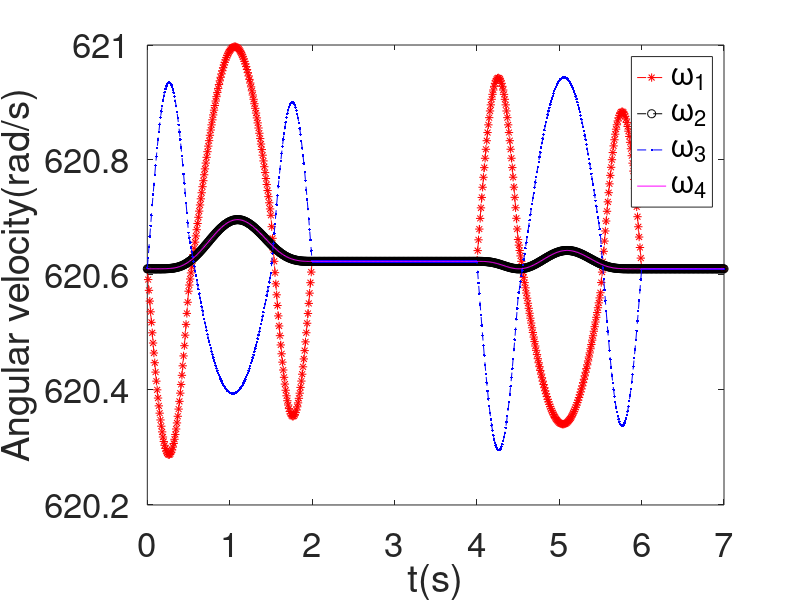
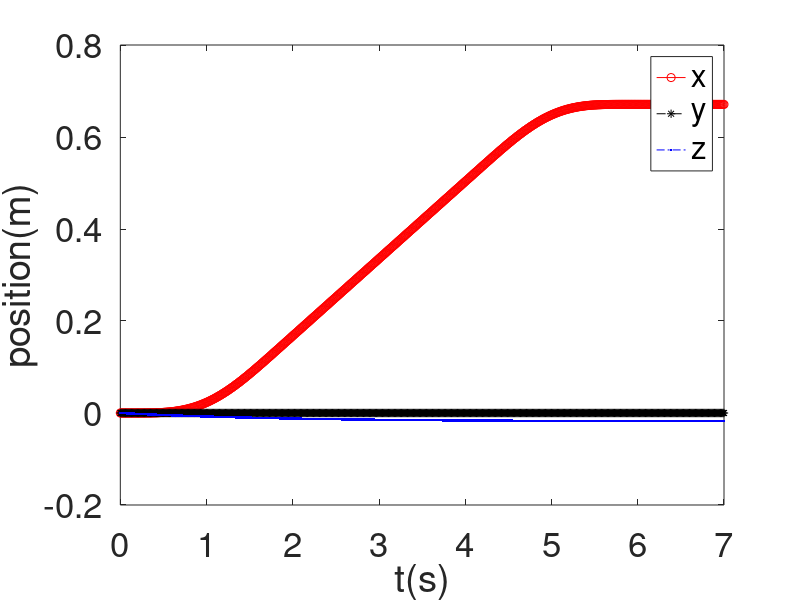
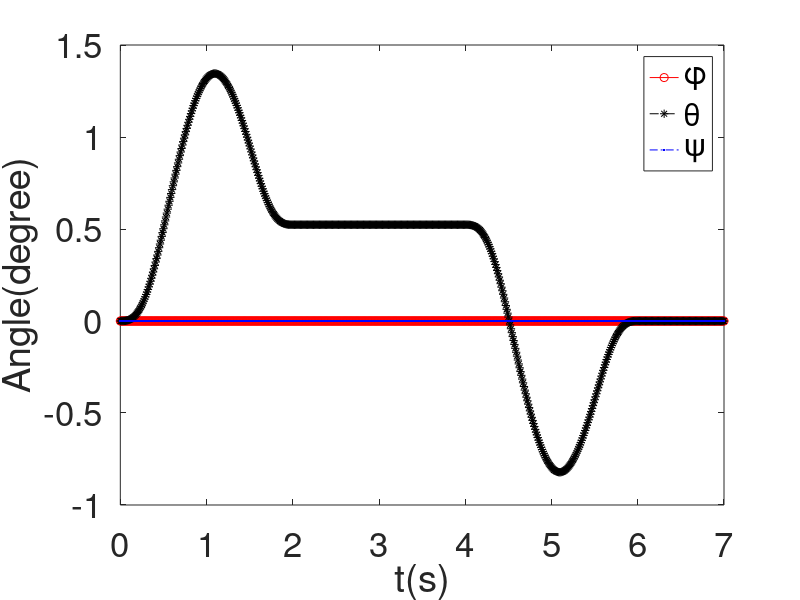

These charts were generated, in order, by the following MATLAB code:
%ME579_project_tracjectory test
%SI unit
function main
clear
clc
%======parameters
%flight control
g=9.81;m=0.468;l=0.225;k=2.980e-6;b=1.14e-7;I_M=3.357e-5;I_xx=4.856e-3;
I_yy=I_xx;I_zz=8.801e-3;A_x=0.25;A_y=0.25;A_z=0.25;

H_hover=2e2;H_drop=0.5e2;a1=5;a2=1;a3=5;a4=5;v1=10;v2=10;v3=20;v4=5;

%initial&final position
x0=0;y0=0;z0=0;x1=500;y1=200;z1=H_hover;z2=H_drop;
a=[a1;a2;a3;a4];v=[v1;v2;v3;v4];dt=0.001;

%======desired trajectory---dksi, ddksi, psi
[dksi,ddksi,psi,tt]=design(x0,y0,z0,x1,y1,z1,z2,a,v,dt);

%inplot(dksi,ddksi,psi,tt)
 
%======thrust & torques 
[thru,tao]=force(dksi,ddksi,psi,tt,m,A_x,A_y,A_z,I_xx,I_yy,I_zz,g,dt);
%thuplot(thru,tao,tt)

%======calculated tracjectory---omega, ksi, psi
[omega,ksi_c,eta_c]=forward(thru,tao,k,l,b,dt,tt);

%======plot
traplot(omega,ksi_c,eta_c,tt);



end

function [dksi,ddksi,psi,tt]=design(x0,y0,z0,x1,y1,z1,z2,a,v,dt)
b=0.5;c=2;tf=2*4*b+c+c/2;
ti=[b,3*b,4*b,4*b+c,5*b+c,7*b+c,8*b+c,tf];

a=1;
tt=[0:dt:tf];
nstep=(tf)/dt+1;
f=zeros(nstep,1);

for i=1:nstep
    if(tt(i)<ti(1))
            f(i)= a*sin(1/b*pi*tt(i));
    elseif(tt(i)>=ti(1)&tt(i)<ti(2))
            f(i)=-a*sin(1/2/b*pi*tt(i)-pi/2);
    elseif(tt(i)>=ti(2)&tt(i)<ti(3))
            f(i)=a*sin(1/b*pi*tt(i)-3*pi);
    elseif(tt(i)>=ti(3)&tt(i)<ti(4))
            f(i)=0;
    elseif(tt(i)>=ti(4)&tt(i)<ti(5))
            f(i)=-a*sin(1/b*pi*(tt(i)-c-4*b));
    elseif(tt(i)>=ti(5)&tt(i)<ti(6))
            f(i)=a*sin(1/2/b*pi*(tt(i)-c-4*b)-pi/2);
    elseif(tt(i)>=ti(6)&tt(i)<ti(7))
            f(i)=-a*sin(1/b*pi*(tt(i)-c-4*b)-3*pi);
    else
            f(i)=0;
    end
end
Jounce=f;
Jerk=intf(Jounce,tt);
Acce=intf(Jerk,tt);
Velo=intf(Acce,tt);
Posi=intf(Velo,tt);


% figure(1)
% plot(tt,Jounce,'r')
% figure(2)
% plot(tt,Jerk,'r')
% figure(3)
% plot(tt,Acce,'r')
% figure(4)
% plot(tt,Velo,'r')
% figure(5)
% plot(tt,Posi,'r')



% dksi=[zeros(1,nstep);Velo'*cos(pi/4);Velo'*cos(pi/4)];
% ddksi=[zeros(1,nstep);Acce'*sin(pi/4);Acce'*sin(pi/4)];

dksi=[Velo';zeros(1,nstep);zeros(1,nstep)];
ddksi=[Acce';zeros(1,nstep);zeros(1,nstep)];

% dksi=[zeros(1,nstep);Velo';zeros(1,nstep)];
% ddksi=[zeros(1,nstep);Acce';zeros(1,nstep)];
psi=zeros(nstep,1);

end
function [thru,tao]=force(dksi,ddksi,psi,tt,m,Ax,Ay,Az,I_xx,I_yy,I_zz,g,dt)
nstep=length(tt);
for i=1:nstep
    d_x=ddksi(1,i)+Ax*dksi(1,i)/m;
    d_y=ddksi(2,i)+Ay*dksi(2,i)/m;
    d_z=ddksi(3,i)+Az*dksi(3,i)/m;
    spsi=sin(psi(i));
    cpsi=cos(psi(i));
    phi(i)=asin((d_x*spsi-d_y*cpsi)/sqrt(d_x^2+d_y^2+(d_z+g)^2));
    theta(i)=atan((d_x*cpsi+d_y*spsi)/(d_z+g));
    
    cphi=cos(phi(i));
    sphi=sin(phi(i));
    ctheta=cos(theta(i));
    stheta=sin(theta(i));
    
    thru(1,i)=m*(d_x*(stheta*cpsi*cphi+spsi*sphi)+d_y*(stheta*spsi*cphi...
        -cpsi*sphi)+(d_z+g)*ctheta*cphi);
end

eta=[phi;theta;psi'];
%deta
deta=zeros(3,nstep);
size(gradient(phi))
    deta(1,:)=gradient(phi)/dt;
    deta(2,:)=gradient(theta)/dt;
    deta(3,:)=gradient(psi)/dt;

%ddeta
ddeta=zeros(3,nstep);

    ddeta(1,:)=gradient(deta(1,:))/dt;
    ddeta(2,:)=gradient(deta(2,:))/dt;
    ddeta(3,:)=gradient(deta(3,:))/dt;

    
%     figure(7)
%     plot(tt,eta(1,:),'r')
%     hold on
%     plot(tt,eta(2,:),'k')
%     plot(tt,eta(3,:),'b')
%     legend('\phi','\theta','\psi')
% %     
%     figure(8)
%     plot(tt,deta(1,:),'r')
%     hold on
%     plot(tt,deta(2,:),'k')
%     plot(tt,deta(3,:),'b')
%     
%     figure(9)
%     plot(tt,ddeta(1,:),'r')
%     hold on
%     plot(tt,ddeta(2,:),'k')
%     plot(tt,ddeta(3,:),'b')
    
    
    [J,Ceta]=JC(eta,deta,ddeta,I_xx,I_yy,I_zz);
    
    tao=J*ddeta+Ceta*deta;
    
%          figure(9)
%      plot(tt,tao(1,:),'r')
%      hold on
%      plot(tt,tao(2,:),'k')
%      plot(tt,tao(3,:),'b')
%      plot(tt(1:100:nstep),I_xx*ddeta(1,1:100:nstep),'o')
%      legend('\tau_1','\tau_2','\tau_3')
    
end
function [omega,ksi,eta]=forward(thru,tao,k,l,b,dt,tt)
%==========================================================================
g=9.81;m=0.468;I_M=3.357e-5;I_xx=4.856e-3;
I_yy=I_xx;I_zz=8.801e-3;A_x=0.25;A_y=0.25;A_z=0.25;

R=@(eta) [cos(eta(3))*cos(eta(2)),cos(eta(3))*sin(eta(2))*sin(eta(1))-sin(eta(3))*...
  cos(eta(1)),cos(eta(3))*sin(eta(2))*cos(eta(1))+sin(eta(3))*sin(eta(1));sin(eta(3))...
  *cos(eta(2)),sin(eta(3))*sin(eta(2))*sin(eta(1))+cos(eta(3))*cos(eta(1)),sin(eta(3))...
  *sin(eta(2))*cos(eta(1))-cos(eta(3))*sin(eta(1));-sin(eta(2)),cos(eta(2))*sin(eta(1))...
  ,cos(eta(2))*cos(eta(1))]; %rotation matrix 

W_eta=@(eta)[1,0,-sin(eta(2));0,cos(eta(1)),cos(eta(2))*sin(eta(1));...
    0,-sin(eta(1)),cos(eta(2))*cos(eta(1))];

I=diag([I_xx,I_yy,I_zz]);

J=@(eta) W_eta(eta)'*I*W_eta(eta);

C=@(eta,deta)[0,(I_yy-I_zz)*(deta(2)*cos(eta(1))*sin(eta(1))+deta(3)*...
    sin(eta(1))^2*cos(eta(2)))+(I_zz-I_yy)*deta(3)*cos(eta(1))^2*...
    cos(eta(2))-I_xx*deta(3)*cos(eta(2)),(I_zz-I_yy)*deta(3)*cos(eta(1))*...
    sin(eta(1))*cos(eta(2))^2;(I_zz-I_yy)*(deta(2)*cos(eta(1))*sin(eta(1))...
    +deta(3)*sin(eta(1))^2*cos(eta(2)))+(I_yy-I_zz)*deta(3)*cos(eta(1))^2*...
    cos(eta(2))+I_xx*deta(3)*cos(eta(2)),(I_zz-I_yy)*deta(1)*cos(eta(1))*...
    sin(eta(1)),-I_xx*deta(3)*sin(eta(2))*cos(eta(2))+I_yy*deta(3)*...
    sin(eta(1))^2*sin(eta(2))*cos(eta(2))+I_zz*deta(3)*cos(eta(1))^2*...
    sin(eta(2))*cos(eta(2));(I_yy-I_zz)*deta(3)*cos(eta(2))^2*sin(eta(1))...
    *cos(eta(1))-I_xx*deta(2)*cos(eta(2)),(I_zz-I_yy)*(deta(2)*cos(eta(1))...
    *sin(eta(1))*sin(eta(2))+deta(1)*sin(eta(1))^2*cos(eta(2)))+(I_yy-I_zz)*...
    deta(1)*cos(eta(1))^2*cos(eta(2))+I_xx*deta(3)*sin(eta(2))*cos(eta(2))-...
    I_yy*deta(3)*sin(eta(1))^2*sin(eta(2))*cos(eta(2))-I_zz*deta(3)*...
    cos(eta(1))^2*sin(eta(2))*cos(eta(2)),(I_yy-I_zz)*deta(1)*cos(eta(1))*...
    sin(eta(1))*cos(eta(2))^2-I_yy*deta(2)*sin(eta(1))^2*cos(eta(2))*...
    sin(eta(2))-I_zz*deta(2)*cos(eta(1))^2*cos(eta(2))*sin(eta(2))+...
    I_xx*deta(2)*cos(eta(2))*sin(eta(2))]; %Coriolis term


T_B=@(omega)[0;0;k*sum(omega.^2)]; %force
TB=@(omega) k*sum(omega.^2);
RTB=@(eta)[cos(eta(3))*sin(eta(2))*cos(eta(1))+sin(eta(3))*sin(eta(1));...
    sin(eta(3))*sin(eta(2))*cos(eta(1))-cos(eta(3))*sin(eta(1));...
    cos(eta(2))*cos(eta(1))];

tau_B=@(omega,domega)[l*k*(-omega(2)^2+omega(4)^2);l*k*(-omega(1)^2+omega(3)^2);...
    b*(omega(1)^2-omega(2)^2+omega(3)^2-omega(4)^2)+I_M*(domega(1)-domega(2)+...
    domega(3)-domega(4))]; %torque

ddksi=@(eta,omega,dksi)(-g*[0;0;1]+RTB(eta)*TB(omega)/m-1/m*diag([A_x,A_y,A_z])*dksi);
ddeta=@(eta,deta,omega,domega) inv(J(eta))*(tau_B(omega,domega)-C(eta,deta)*deta);
%==========================================================================

nstep=length(thru);
%omega
omega(1,:)=(thru(1,:)/4/k-tao(2,:)/2/k/l-tao(3,:)/4/b).^(1/2); 
omega(2,:)=(thru(1,:)/4/k-tao(1,:)/2/k/l+tao(3,:)/4/b).^(1/2);
omega(3,:)=(thru(1,:)/4/k+tao(2,:)/2/k/l-tao(3,:)/4/b).^(1/2);
omega(4,:)=(thru(1,:)/4/k+tao(1,:)/2/k/l+tao(3,:)/4/b).^(1/2);

%domega
domega=zeros(4,nstep);
for i=1:4
   domega(i,:)=gradient(omega(i,:))/dt; 
end


 eta_i=zeros(3,1);
 deta_i=zeros(3,1);
 omega_i=zeros(4,1);
 domega_i=zeros(4,1);
 ksi_i=zeros(3,1);
 dksi_i=zeros(3,1);
 ii=0;
 
[eta,ksi,deta,dksi,ddksii,RTBi]=propogate(nstep,eta_i,deta_i,omega_i,domega_i,ksi_i,dksi_i,ddeta,ddksi,RTB,dt,omega,domega,ii);

%  figure(20)
%  plot(tt(1:100:nstep),ddksii(1,1:100:nstep),'r*--')
%  hold on
%  plot(tt(1:100:nstep),ddksii(2,1:100:nstep),'ko--')
%  plot(tt(1:100:nstep),ddksii(3,1:100:nstep),'b.--')
%  legend('ddx','ddy','ddz')
%  
%  figure(21)
%  plot(tt(1:100:nstep),RTBi(1,1:100:nstep),'r*--')
%  hold on
%  plot(tt(1:100:nstep),RTBi(2,1:100:nstep),'ko--')
%  plot(tt(1:100:nstep),RTBi(3,1:100:nstep),'b.--')
%  legend('RTB1','RTB2','RTB3')
end
function traplot(omega,ksi,eta,tt)


size=25;
lag=10;
steps=1:lag:length(tt);
figure(100)
plot(tt(steps),omega(1,steps),'--*r')
hold on
plot(tt(steps),omega(2,steps),'--ok')
plot(tt(steps),omega(3,steps),'--.b')
plot(tt(steps),omega(4,steps),'-m')
xlabel('t(s)')
ylabel('Angular velocity(rad/s)')
set(gca,'Fontsize',size);
legend('\omega_1','\omega_2','\omega_3','\omega_4')

figure(101)
plot(tt(steps),ksi(1,steps),'-or')
hold on
plot(tt(steps),ksi(2,steps),'--*k')
plot(tt(steps),ksi(3,steps),'.-.b')
xlabel('t(s)')
ylabel('position(m)')
set(gca,'Fontsize',size);
legend('x','y','z')

figure(102)
plot(tt(steps),eta(1,steps)*180/pi,'-or')
hold on
plot(tt(steps),eta(2,steps)*180/pi,'--*k')
plot(tt(steps),eta(3,steps)*180/pi,'.-.b')
xlabel('t(s)')
ylabel('Angle(degree)')
set(gca,'Fontsize',size);
legend('\phi','\theta','\psi')
end
function [J,Ceta]=JC(eta,deta,ddeta,I_xx,I_yy,I_zz)
W_eta=[1,0,-sin(eta(2));0,cos(eta(1)),cos(eta(2))*sin(eta(1));...
    0,-sin(eta(1)),cos(eta(2))*cos(eta(1))];

I=diag([I_xx,I_yy,I_zz]);

J= W_eta'*I*W_eta;

Ceta=[0,(I_yy-I_zz)*(deta(2)*cos(eta(1))*sin(eta(1))+deta(3)*...
    sin(eta(1))^2*cos(eta(2)))+(I_zz-I_yy)*deta(3)*cos(eta(1))^2*...
    cos(eta(2))-I_xx*deta(3)*cos(eta(2)),(I_zz-I_yy)*deta(3)*cos(eta(1))*...
    sin(eta(1))*cos(eta(2))^2;(I_zz-I_yy)*(deta(2)*cos(eta(1))*sin(eta(1))...
    +deta(3)*sin(eta(1))^2*cos(eta(2)))+(I_yy-I_zz)*deta(3)*cos(eta(1))^2*...
    cos(eta(2))+I_xx*deta(3)*cos(eta(2)),(I_zz-I_yy)*deta(1)*cos(eta(1))*...
    sin(eta(1)),-I_xx*deta(3)*sin(eta(2))*cos(eta(2))+I_yy*deta(3)*...
    sin(eta(1))^2*sin(eta(2))*cos(eta(2))+I_zz*deta(3)*cos(eta(1))^2*...
    sin(eta(2))*cos(eta(2));(I_yy-I_zz)*deta(3)*cos(eta(2))^2*sin(eta(1))...
    *cos(eta(1))-I_xx*deta(2)*cos(eta(2)),(I_zz-I_yy)*(deta(2)*cos(eta(1))...
    *sin(eta(1))*sin(eta(2))+deta(1)*sin(eta(1))^2*cos(eta(2)))+(I_yy-I_zz)*...
    deta(1)*cos(eta(1))^2*cos(eta(2))+I_xx*deta(3)*sin(eta(2))*cos(eta(2))-...
    I_yy*deta(3)*sin(eta(1))^2*sin(eta(2))*cos(eta(2))-I_zz*deta(3)*...
    cos(eta(1))^2*sin(eta(2))*cos(eta(2)),(I_yy-I_zz)*deta(1)*cos(eta(1))*...
    sin(eta(1))*cos(eta(2))^2-I_yy*deta(2)*sin(eta(1))^2*cos(eta(2))*...
    sin(eta(2))-I_zz*deta(2)*cos(eta(1))^2*cos(eta(2))*sin(eta(2))+...
    I_xx*deta(2)*cos(eta(2))*sin(eta(2))]; %Coriolis term
end
function inplot(dksi,ddksi,psi,tt)
le=length(tt);
lag=1;
figure(1)
plot(tt(1:lag:le),dksi(1,1:lag:le),'-ro');
hold on
plot(tt(1:lag:le),dksi(2,1:lag:le),'-g*');
plot(tt,dksi(3,:),'-b');
legend('vx','vy','vz')
figure(2)
plot(tt,ddksi(1,:),'-ro');
hold on
plot(tt,ddksi(2,:),'-g*');
plot(tt,ddksi(3,:),'-b');
legend('ax','ay','az')
figure(3)
plot(tt,psi,'-b');
end
function thuplot(thru,tao,tt)
figure(4)
plot(tt,thru,'r-')
figure(5)
plot(tt,tao(1,:),'r-')
hold on
plot(tt,tao(2,:),'k-')
plot(tt,tao(3,:),'b-')
legend('\tau_1','\tau_2','\tau_3')
end
function [eta,ksi,deta,dksi,ddksii,RTBi]=propogate(nstep,eta_i,deta_i,omega_i,domega_i,ksi_i,dksi_i,ddeta,ddksi,RTB,dt,omega,domega,ii)
ksi(:,1)=ksi_i;
dksi(:,1)=dksi_i;
eta(:,1)=eta_i;%
deta(:,1)=eta_i;%
ddksii(:,1)=[0;0;0];
RTBi(:,1)=[0;0;1];
for i=2:nstep
    %acceleration
    ddeta_i=ddeta(eta_i,deta_i,omega_i,domega_i);
    ddksi_i=ddksi(eta_i,omega_i,dksi_i);
    
    %velosity
    deta_i=deta_i+ddeta_i*dt;
    dksi_i=dksi_i+ddksi_i*dt;
    
    %position
    eta_i=eta_i+deta_i*dt;
    ksi_i=ksi_i+dksi_i*dt;
    omega_i=omega(:,i);
    domega_i=domega(:,i);
    
    eta(:,i)=eta_i;%
    ksi(:,i)=ksi_i;%
    dksi(:,i)=dksi_i;
    deta(:,i)=deta_i;
    ddksii(:,i)=ddksi_i;
    RTBi(:,i)=RTB(eta_i);
   if(isnan(eta_i)|isnan(ksi_i))
      disp('not converge for i=')
       i
      disp('program stop')
       break
   end
    
end
end
function inf=intf(f,tt)
nstep=length(f);
inf=zeros(nstep,1);
for i=2:nstep
    tti=tt(1:i);
    fi=f(1:i);
    inf(i)=trapz(tti,fi);
end
% for i=1:nstep
%    inf(i)=f(i)*dt; 
% end
end

